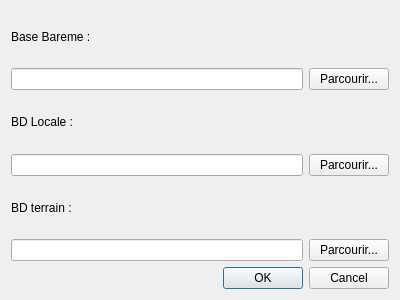
<?xml version="1.0" encoding="UTF-8"?>
<ui version="4.0">
 <class>BddDir</class>
 <widget class="QDialog" name="BddDir">
  <property name="windowModality">
   <enum>Qt::WindowModal</enum>
  </property>
  <property name="geometry">
   <rect>
    <x>0</x>
    <y>0</y>
    <width>400</width>
    <height>300</height>
   </rect>
  </property>
  <property name="windowTitle">
   <string>Chemins BDD</string>
  </property>
  <layout class="QVBoxLayout" name="verticalLayout">
   <item>
    <layout class="QGridLayout" name="gridLayout">
     <item row="1" column="0">
      <widget class="QLineEdit" name="dirBareme"/>
     </item>
     <item row="5" column="1">
      <widget class="QPushButton" name="setBdTerrain">
       <property name="text">
        <string>Parcourir...</string>
       </property>
      </widget>
     </item>
     <item row="3" column="1">
      <widget class="QPushButton" name="setBdLocale">
       <property name="text">
        <string>Parcourir...</string>
       </property>
      </widget>
     </item>
     <item row="2" column="0">
      <widget class="QLabel" name="label_2">
       <property name="text">
        <string>BD Locale :</string>
       </property>
      </widget>
     </item>
     <item row="0" column="0">
      <widget class="QLabel" name="label">
       <property name="text">
        <string>Base Bareme :</string>
       </property>
      </widget>
     </item>
     <item row="1" column="1">
      <widget class="QPushButton" name="setBdBarem">
       <property name="text">
        <string>Parcourir...</string>
       </property>
      </widget>
     </item>
     <item row="5" column="0">
      <widget class="QLineEdit" name="dirTerrain"/>
     </item>
     <item row="4" column="0">
      <widget class="QLabel" name="label_3">
       <property name="text">
        <string>BD terrain :</string>
       </property>
      </widget>
     </item>
     <item row="3" column="0">
      <widget class="QLineEdit" name="dirLocale"/>
     </item>
    </layout>
   </item>
   <item>
    <widget class="QDialogButtonBox" name="buttonBox">
     <property name="orientation">
      <enum>Qt::Horizontal</enum>
     </property>
     <property name="standardButtons">
      <set>QDialogButtonBox::Cancel|QDialogButtonBox::Ok</set>
     </property>
    </widget>
   </item>
  </layout>
 </widget>
 <tabstops>
  <tabstop>dirBareme</tabstop>
  <tabstop>setBdBarem</tabstop>
  <tabstop>setBdLocale</tabstop>
  <tabstop>dirTerrain</tabstop>
  <tabstop>setBdTerrain</tabstop>
 </tabstops>
 <resources/>
 <connections>
  <connection>
   <sender>buttonBox</sender>
   <signal>accepted()</signal>
   <receiver>BddDir</receiver>
   <slot>accept()</slot>
   <hints>
    <hint type="sourcelabel">
     <x>227</x>
     <y>282</y>
    </hint>
    <hint type="destinationlabel">
     <x>157</x>
     <y>274</y>
    </hint>
   </hints>
  </connection>
  <connection>
   <sender>buttonBox</sender>
   <signal>rejected()</signal>
   <receiver>BddDir</receiver>
   <slot>reject()</slot>
   <hints>
    <hint type="sourcelabel">
     <x>295</x>
     <y>288</y>
    </hint>
    <hint type="destinationlabel">
     <x>286</x>
     <y>274</y>
    </hint>
   </hints>
  </connection>
 </connections>
</ui>
